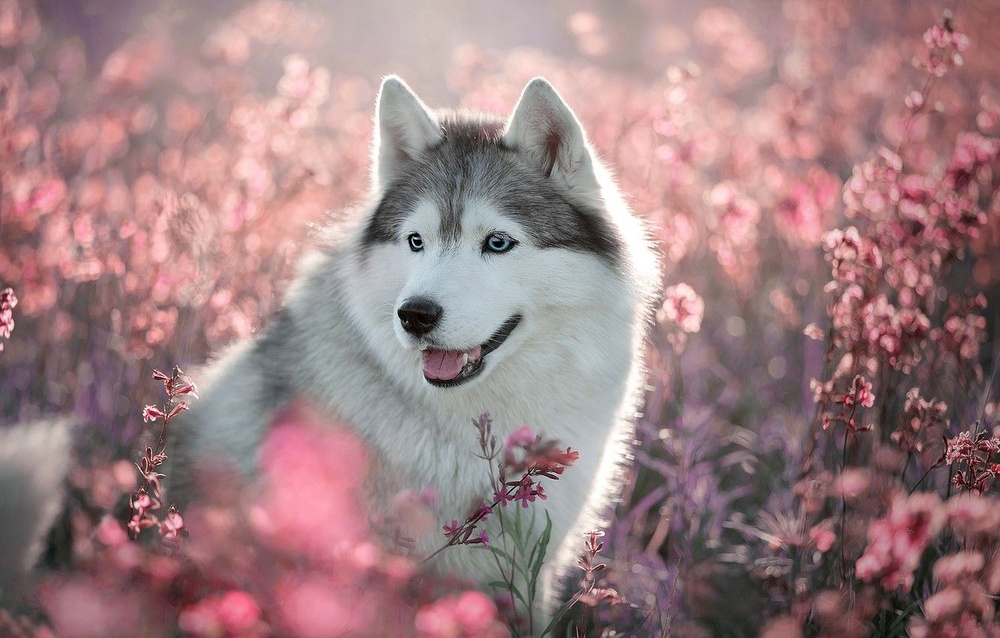
#> input picture channelExtraction from RGB image/malamute.jpg, 1000 x 638 px, shrunk from 1332 x 850 before the run
$ python assignment3.py
#> lines starting #> are read from the running program, lines starting #| are printed output that depends on the picture
import cv2
import numpy as np
import matplotlib.pyplot as plt

img = cv2.imread('malamute.jpg')
#> img is the input picture: shape (638, 1000, 3); mean B, G, R 130.5, 128, 158.4
row, col, channel = img.shape
#> row = 638; col = 1000; channel = 3

rCha = np.zeros((row, col), dtype=np.int8)
gCha = np.zeros((row, col), dtype=np.int8)
bCha = np.zeros((row, col), dtype=np.int8)

for i, row in enumerate(img):
    for j, col in enumerate(row):
        r, g, b = col
        rCha[i, j] = r
        gCha[i, j] = g
        bCha[i, j] = b
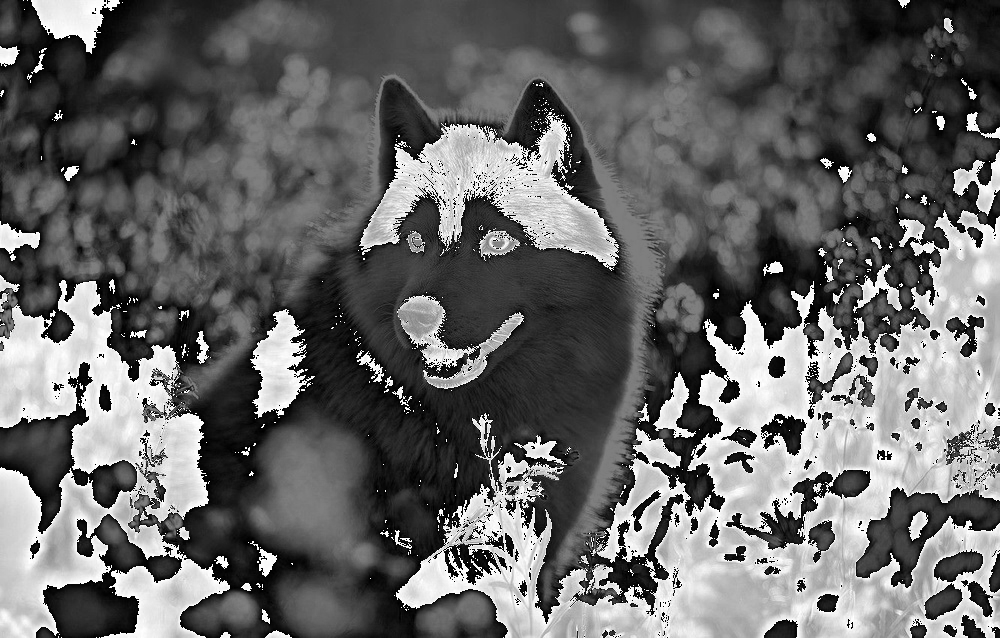
#> bCha: shape (638, 1000) int8; min -128, max 127, mean -24.7; drawn with min black and max white
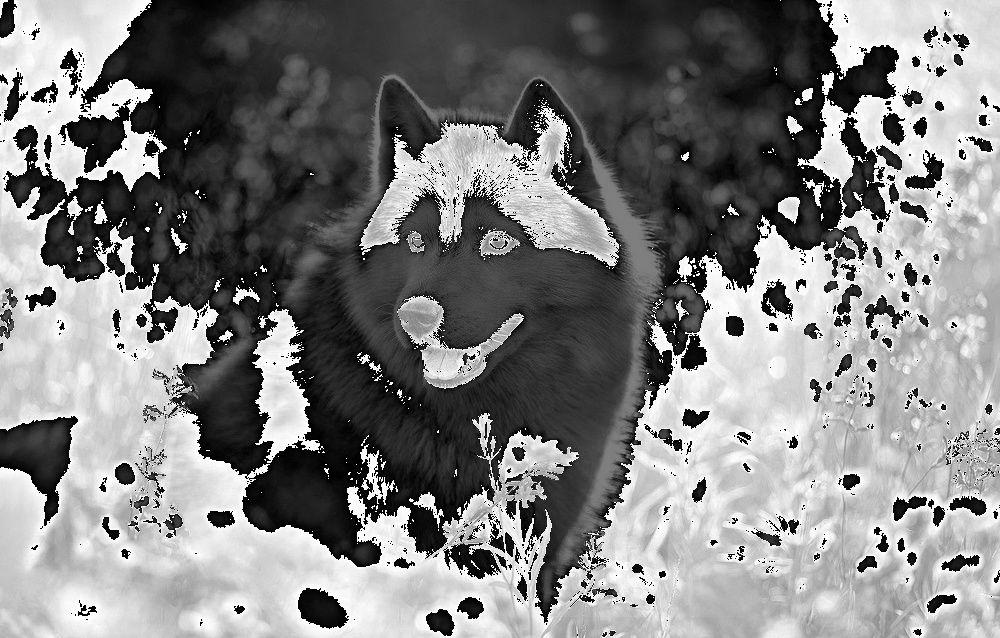
#> gCha: shape (638, 1000) int8; min -128, max 127, mean 0.6; drawn with min black and max white
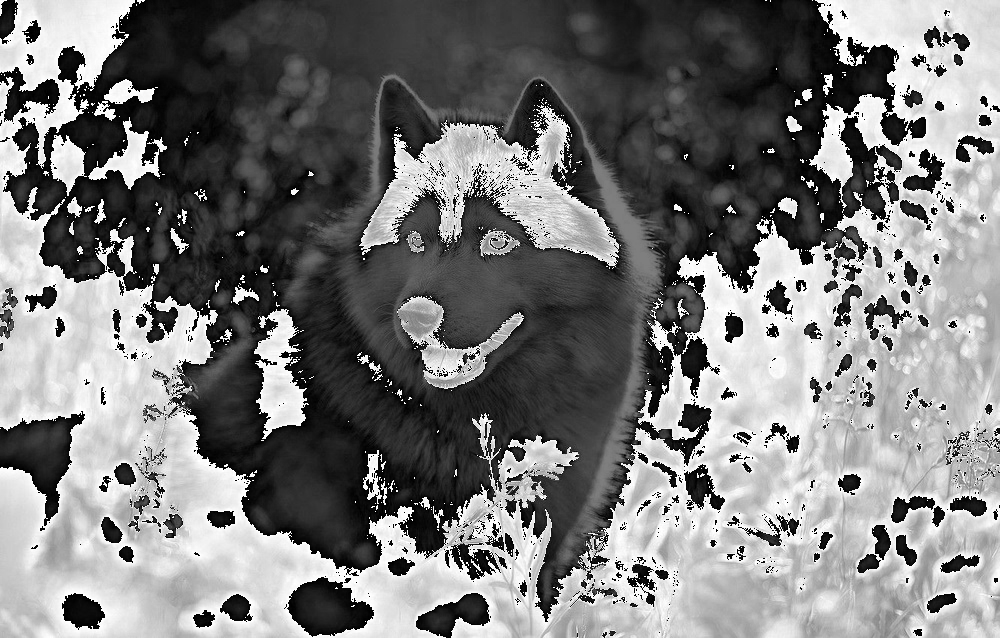
#> rCha: shape (638, 1000) int8; min -128, max 127, mean -5.6; drawn with min black and max white

fig = plt.figure(figsize=(17, 12))
fig.add_subplot(2, 2, 1)
plt.imshow(img)
plt.axis('off')
plt.title('Original image')

fig.add_subplot(2, 2, 2)
plt.imshow(rCha)
plt.axis('off')
plt.title('R channel image')

fig.add_subplot(2, 2, 3)
plt.imshow(gCha)
plt.axis('off')
plt.title('G channel image')

fig.add_subplot(2, 2, 4)
plt.imshow(bCha)
plt.axis('off')
plt.title('B channel image')

plt.show()
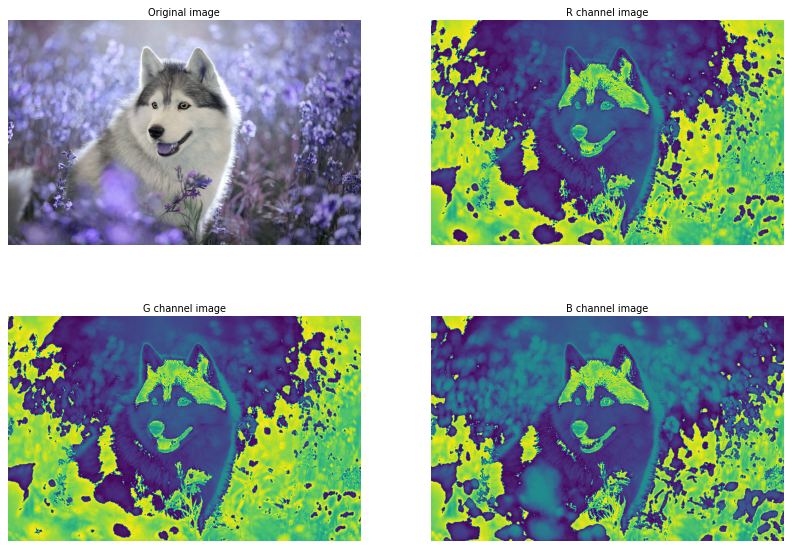
#> figure drawn by matplotlib, 4 panels; B, G, R data is drawn as R, G, B
